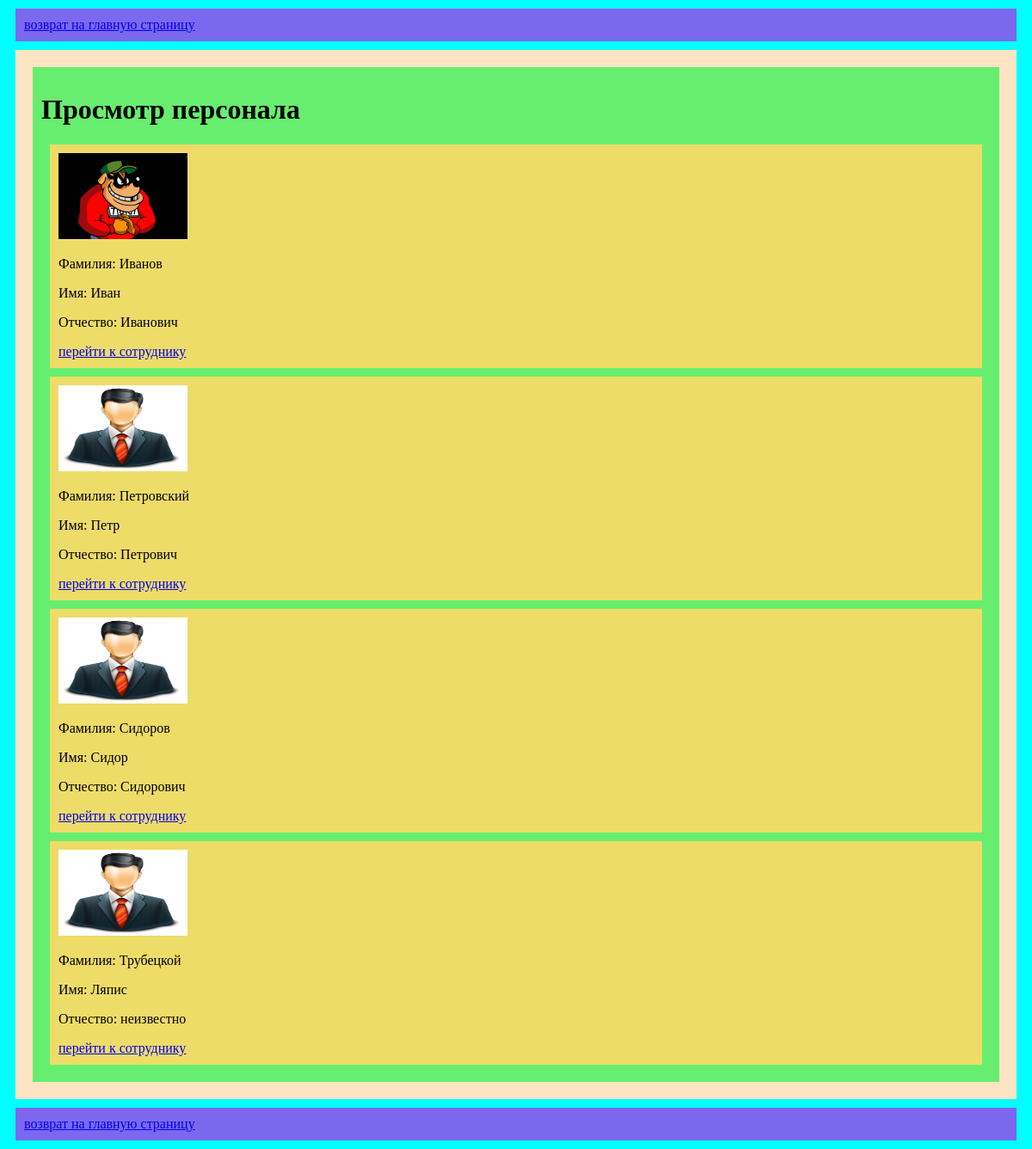
The page /list_personnel/ on the database as committed earlier.
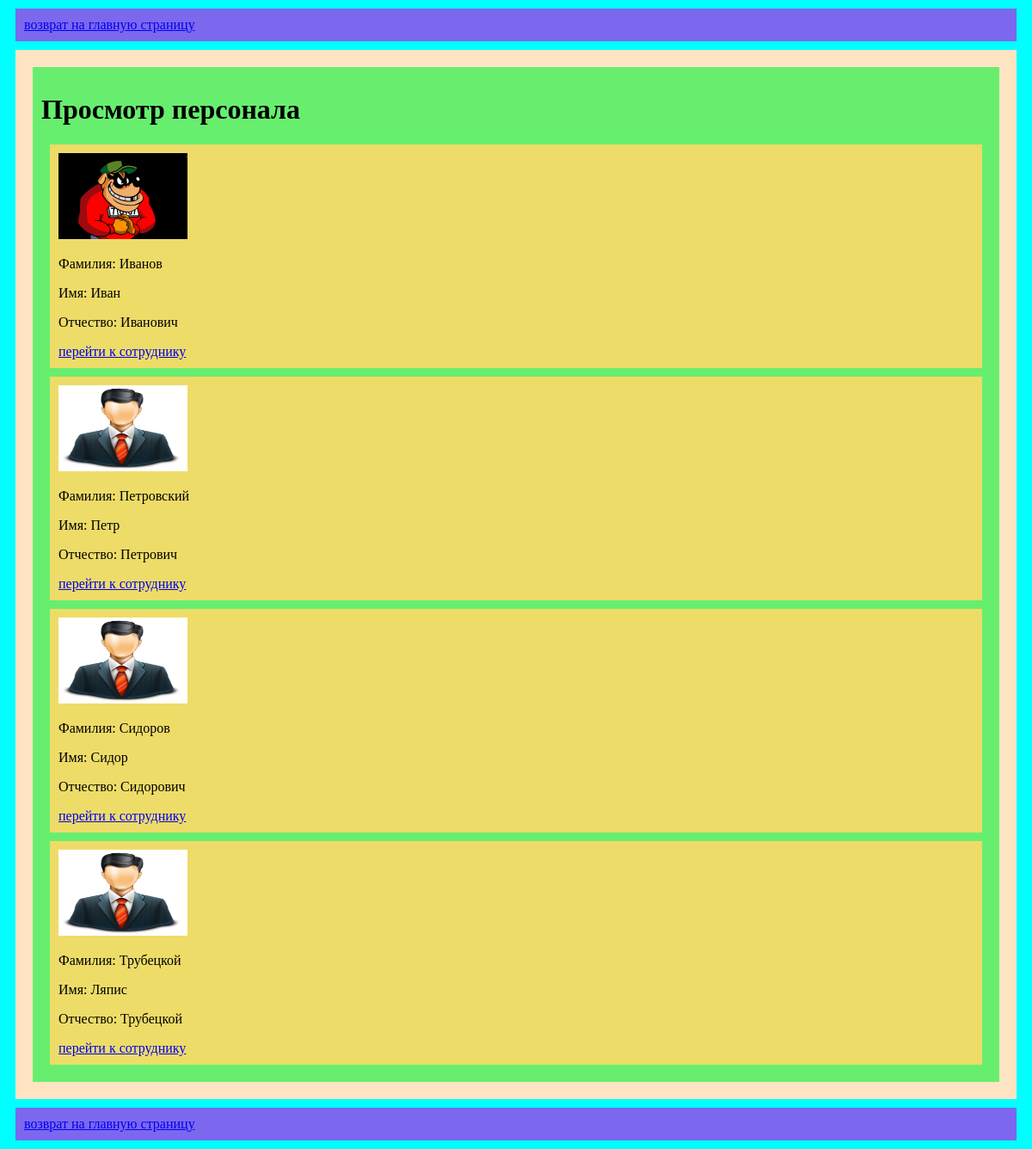
The same page on the database as committed later.
### app/models.py (models this page shows, shortened)
class ProfilePersonnelModel(models.Model):
    surname = models.CharField(max_length=20, verbose_name="фамилия", blank=False,
                               validators=[MinLengthValidator(2)])  # валидация минимальной длинны
    name = models.CharField(max_length=20, verbose_name="имя", blank=True, default="неизвестно",
                            validators=[MinLengthValidator(2)])  # валидация минимальной длинны
    patronymic = models.CharField(max_length=20, verbose_name="отчество", blank=True, default="неизвестно",
                                  validators=[MinLengthValidator(2)])  # валидация минимальной длинны
    image = models.FileField(upload_to="personnel_gallery/", blank=True, verbose_name="фото сотрудника")

### app/views.py (the view)
# urls.py: path('list_personnel/', views.ListPersonnel.as_view(), name='list_personnel'),  # просмотр всего персонала
class ListPersonnel(ListView):
    template_name = "app/list_personnel.html"
    model = models.ProfilePersonnelModel
    context_object_name = "personnel"  # переменная, передающаяся в шаблон

### app/templates/app/list_personnel.html (shortened to what this page needs)
{% extends 'app/base.html'  %}
{% load static %}
{% block content %}
<div class="base-content">
    <h1>Просмотр персонала</h1>
{% if not personnel %}
    <h2>Нет еще ни одной записи</h2>
{% else %}
    {% for person in personnel %}
        <div class="one-person">
            {% if person.image %}
                <img src="{{ person.image.url }}" alt="картинка" height="100" width="150">
            {% else %}
                <img src="{{ '/my_media/personnel_gallery/default.jpg' }}" alt='картинка' height='100' width='150'>
            {% endif %}
            <br>
            <p>Фамилия: {{ person.surname }} </p>
            <p>Имя: {{ person.name }} </p>
            <p>Отчество: {{ person.patronymic }} </p>
            <a href="{% url 'app:detail_personnel' person.pk %}">перейти к сотруднику</a>
        </div>
    {% endfor %}
{% endif %}
</div>
{% endblock %}

Rows that differ between the two databases and show on the page:
changed ProfilePersonnelModel "Трубецкой": patronymic "неизвестно" → "Трубецкой"
